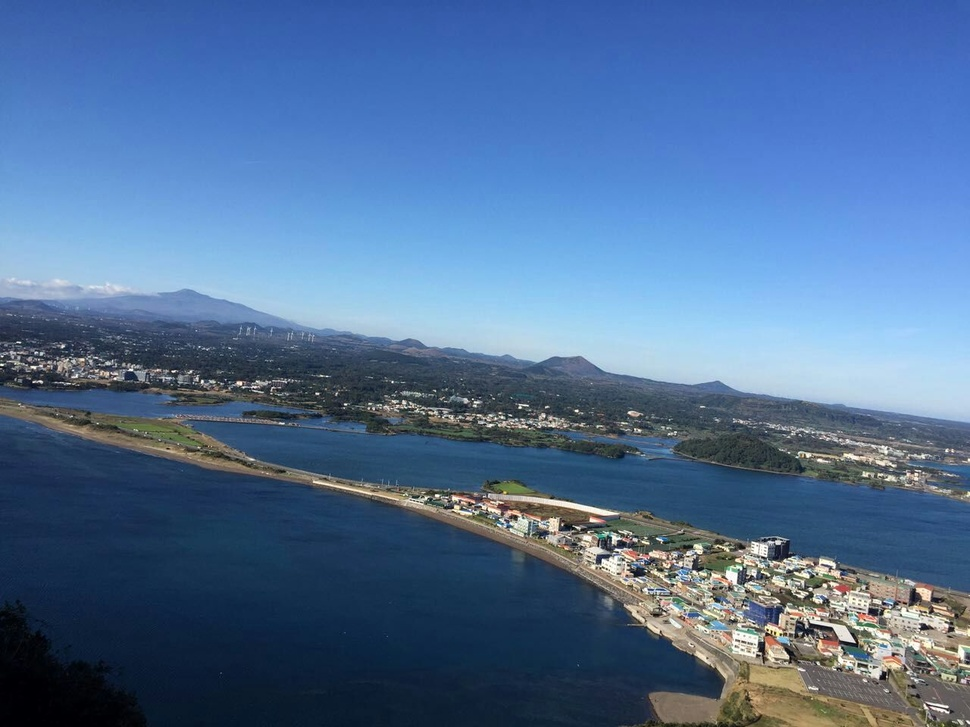
#> input picture opencv/0001.jpg, 970 x 727 px, shrunk from 1280 x 960 before the run
$ python '014_图像梯度.py'   (older library calls are emulated)
#> lines starting #> are read from the running program, lines starting #| are printed output that depends on the picture; after the words box and inside, x2 and y2 are one past the last pixel; in counts of white or black regions, pixels touching at a corner belong together
# -*- coding: utf-8 -*-
"""
Created on Fri Apr 12 15:59:05 2019

@author: yangna

@e-mail: ityangna0402@163.com
"""

import cv2

#求导,提供三种不同的梯度滤波器(高通滤波器)
#Sobel一阶导数,Scharr(对Sobel使用小的卷积核求解梯度角度的优化)和Laplacian二阶导数
# Sobel算子:算是高斯平滑与微分操作的结合体,抗噪声能力很好,可以设定求导的方向和使用卷积核的大小
#  若卷积核大小是-1,会使用3*3的Scharr滤波器,效果比3*3的Sobel滤波器好(速度相同)
#  3*3的Scharr滤波器
#   x方向:[[-3, 0, 3], [-10, 0, 10], [-3, 0, 3]]
#   y方向:[[-3, -10, -3], [0, 0, 0], [3, 10, 3]]
# Laplacian算子:可以使用二阶导数的形式定义,假设其离散实现类似于二阶Sobel导数
#  K = [[0, 1, 0], [1, -4, 1], [0, 1, 0]]

img = cv2.imread('0001.jpg', 0)
#> img: shape (727, 970); min 0, max 255, mean 106.4
laplacian = cv2.Laplacian(img, cv2.CV_64F)#输出图像的深度cv2.CV_64F,如果是-1就和输入保持一致
sobelx = cv2.Sobel(img, cv2.CV_64F, 1, 0, ksize=5)#只在(1,0)x方向求一阶导数,最大可以求二阶导数
sobely = cv2.Sobel(img, cv2.CV_64F, 0, 1, ksize=5)#只在(0,1)y方向求一阶导数,最大可以求二阶导数
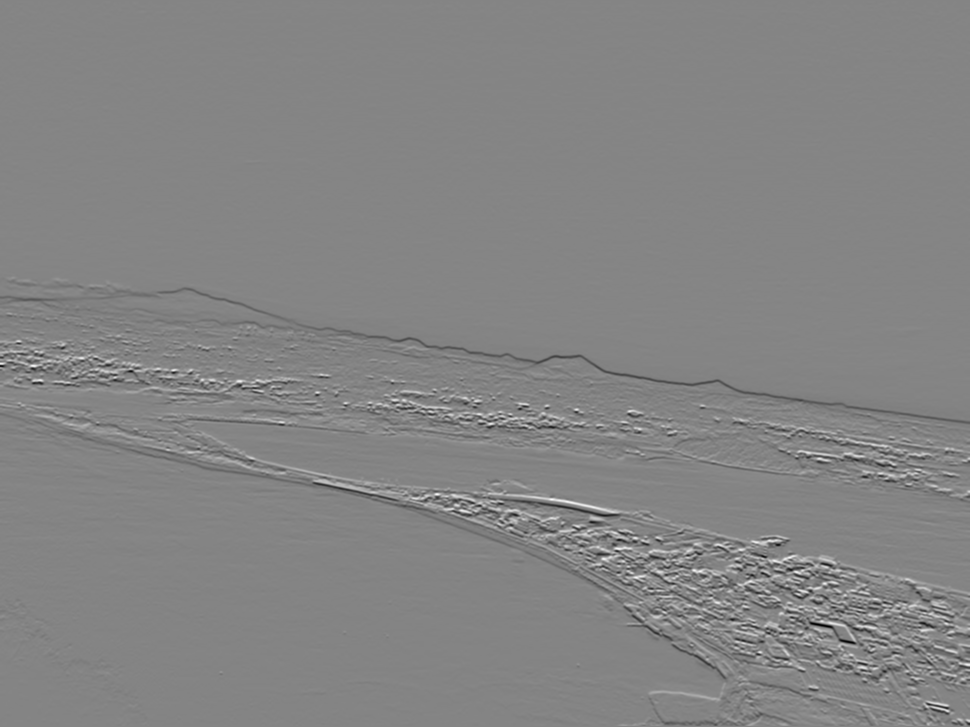
#> sobely: shape (727, 970) float64; min -10452, max 9663, mean -7.3; drawn with min black and max white
cv2.imshow('laplacian', laplacian)
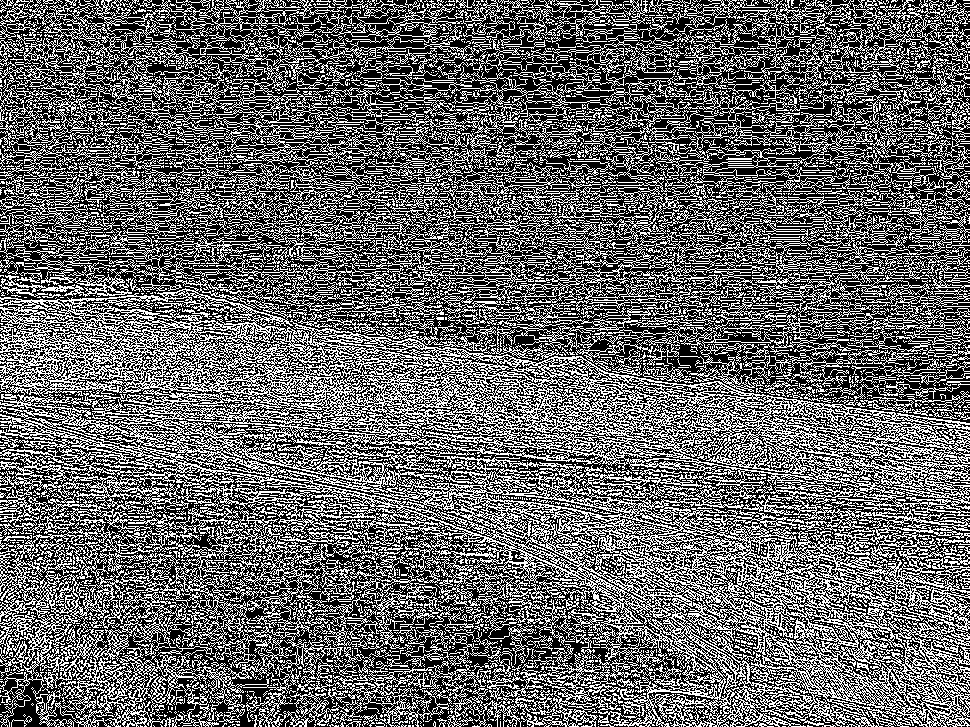
#> window 'laplacian': shape (727, 970); 40% white in thin lines or dots
cv2.imshow('sobelx', sobelx)
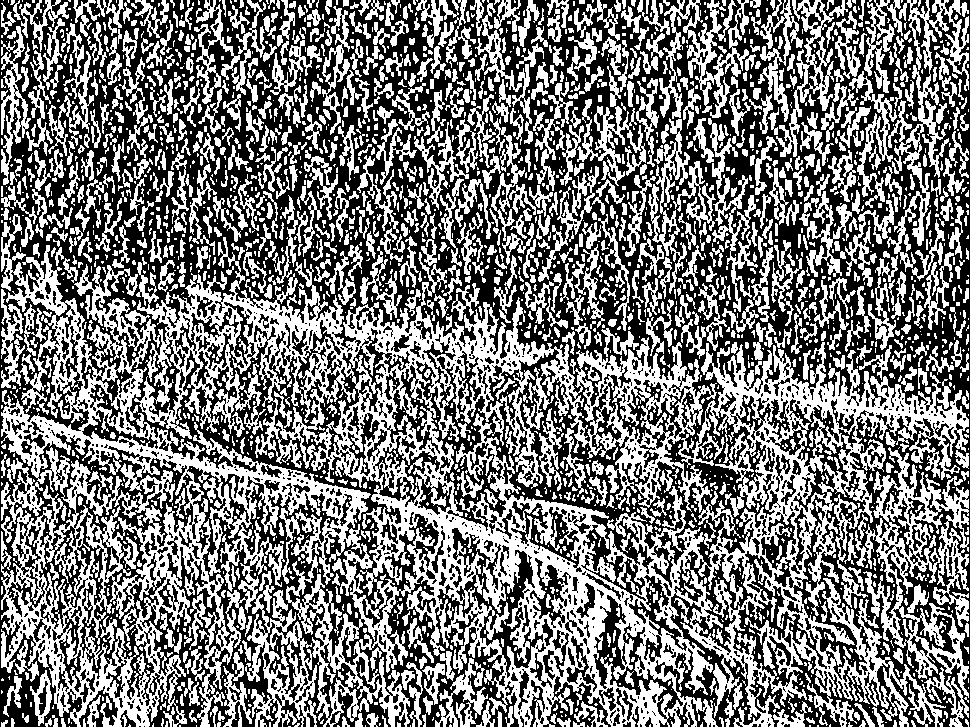
#> window 'sobelx': shape (727, 970); 47.3% white; 2601 white regions (1571 under 20 px), largest, box (x1, y1, x2, y2) and area: (1, 214, 969, 727) 181089, (887, 0, 969, 272) 5144, (659, 0, 749, 119) 3627
cv2.imshow('sobely', sobely)
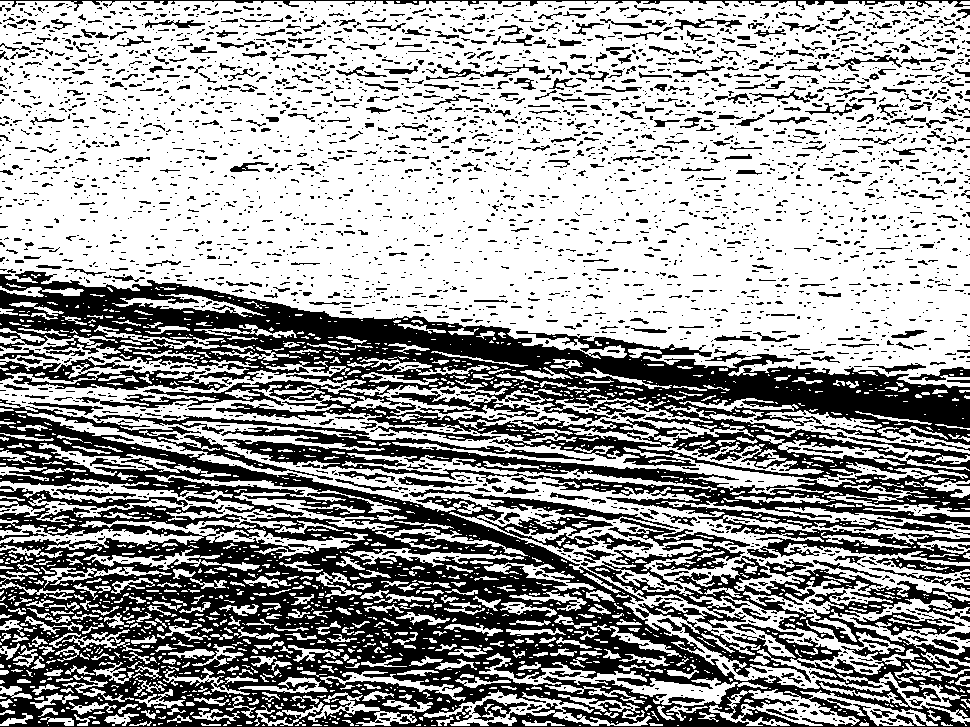
#> window 'sobely': shape (727, 970); 61.9% white; 3494 black regions (2839 under 20 px), largest, box (x1, y1, x2, y2) and area: (0, 399, 970, 727) 108461, (0, 271, 970, 563) 84140, (587, 518, 970, 719) 17302

'''为何使用cv2.CV_64F
 从黑到白的边界的导数是整数
 从白到黑的边界点导数是负数
 若原图像的深度是np.int8时,所有的负值都会被截断变成0(把边界丢失掉)
 如果这两种边界你都想检测到,最好的办法就是将输出的数据类型设置的更高
 取绝对值然后再把它转回到cv2.CV_8U'''
sobelx8u = cv2.Sobel(img, cv2.CV_8U, 1,0, ksize=5)
cv2.imshow('sobelx8u', sobelx8u)
import numpy as np
abs_sobel64f = np.absolute(sobelx)
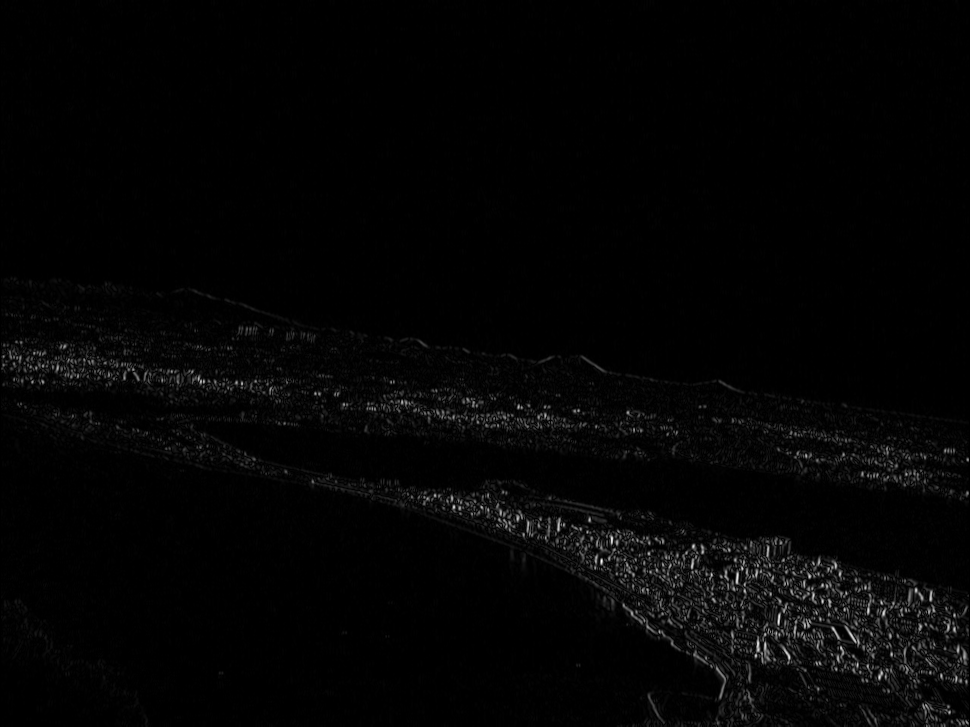
#> abs_sobel64f: shape (727, 970) float64; min 0, max 9978, mean 185.8; drawn with min black and max white
sobel_8u = np.uint8(abs_sobel64f)
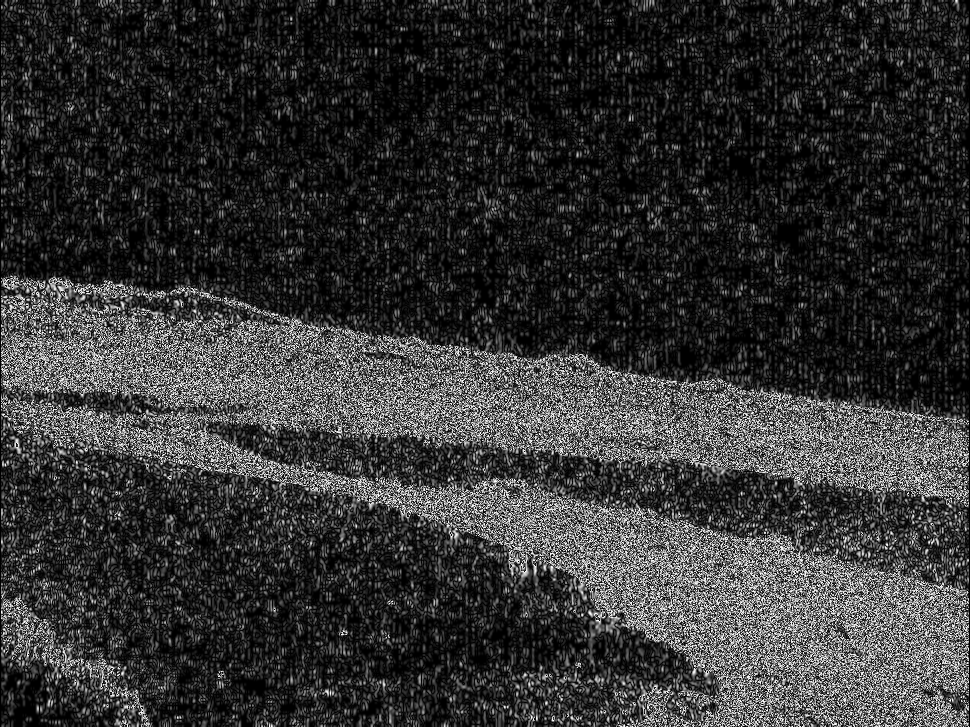
#> sobel_8u: shape (727, 970); min 0, max 255, mean 51.1
cv2.imshow('sobel_8u', sobel_8u)

cv2.waitKey(0)
cv2.destroyAllWindows()

$ run again, with opencv/0002.jpg copied over opencv/0001.jpg
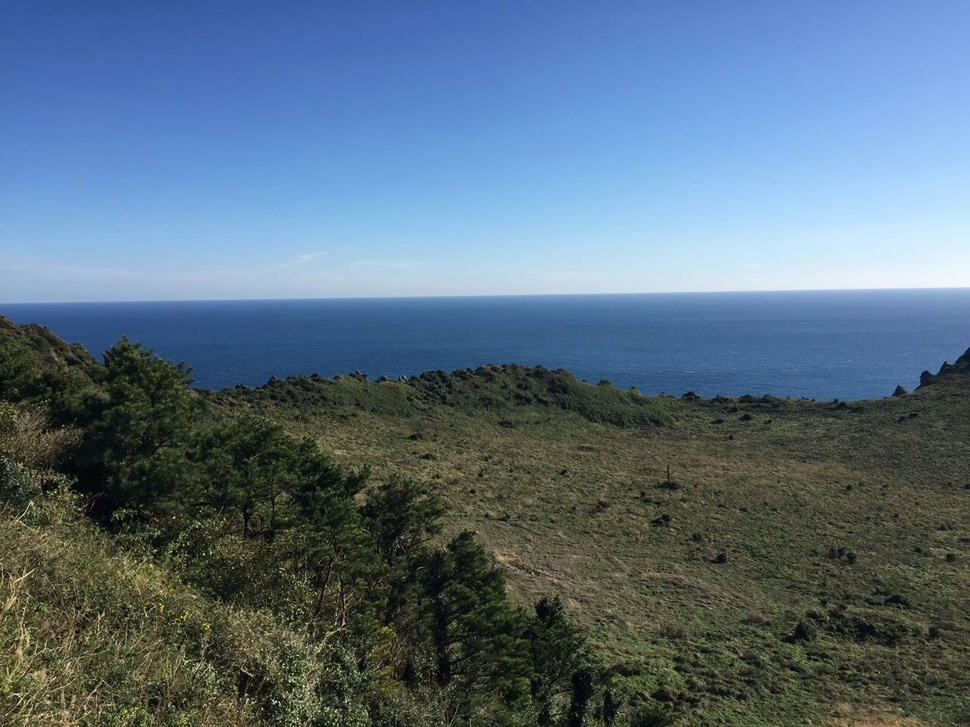
#> input picture opencv/0002.jpg, 970 x 727 px, shrunk from 1280 x 960 before the run
#> `cv2.imshow('laplacian', laplacian)`:
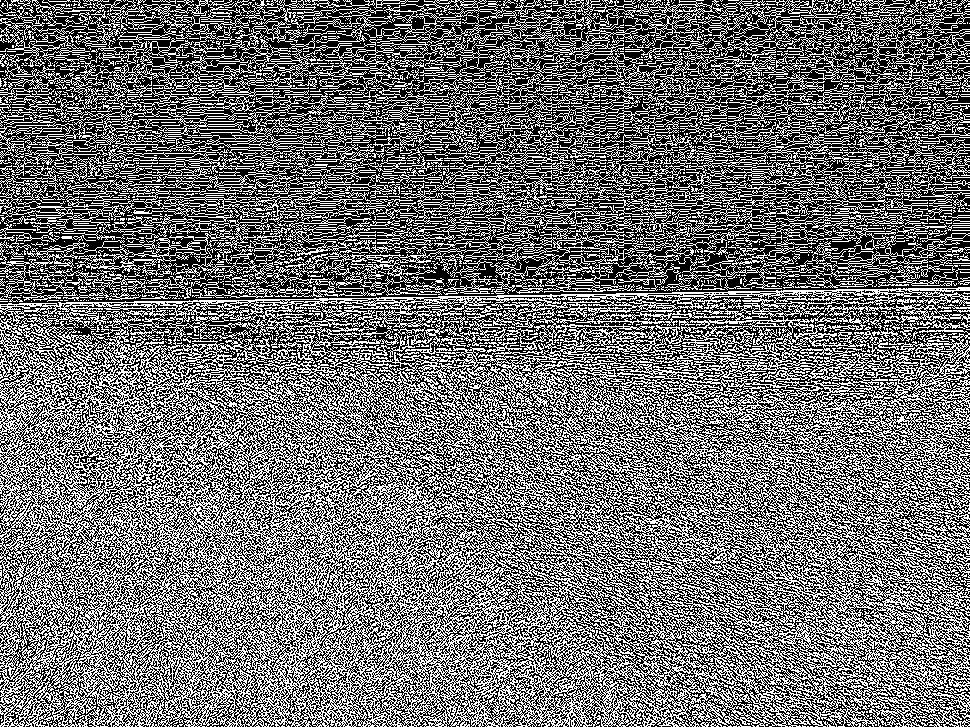
#> window 'laplacian': shape (727, 970); 43.7% white in thin lines or dots
#> `sobel_8u = np.uint8(abs_sobel64f)`:
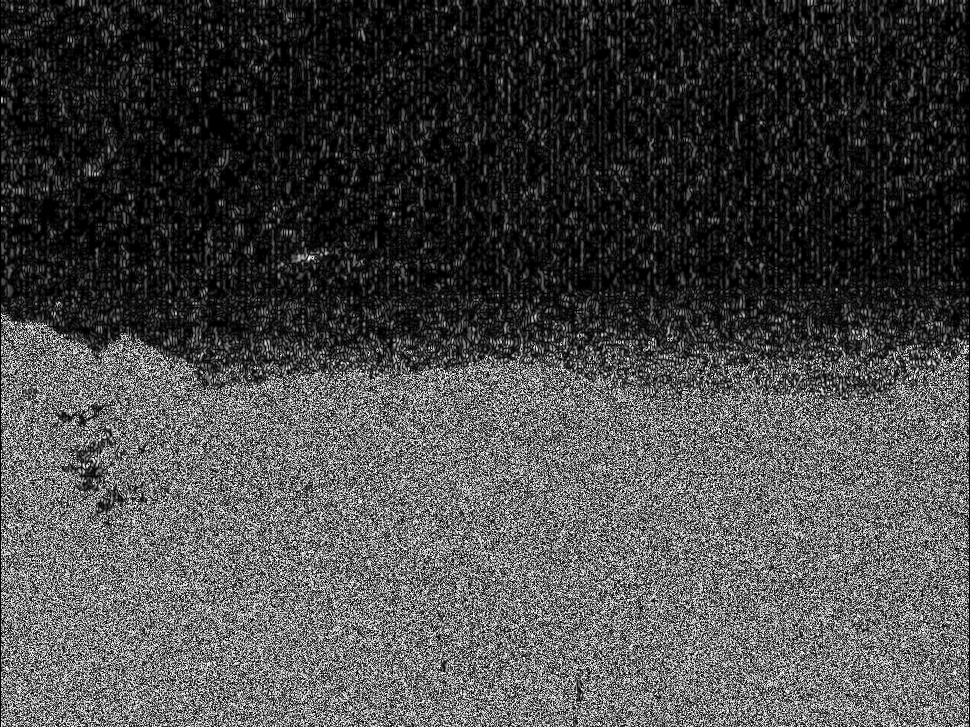
#> sobel_8u: shape (727, 970); min 0, max 255, mean 71.6

$ run again, with opencv/0003.jpg copied over opencv/0001.jpg
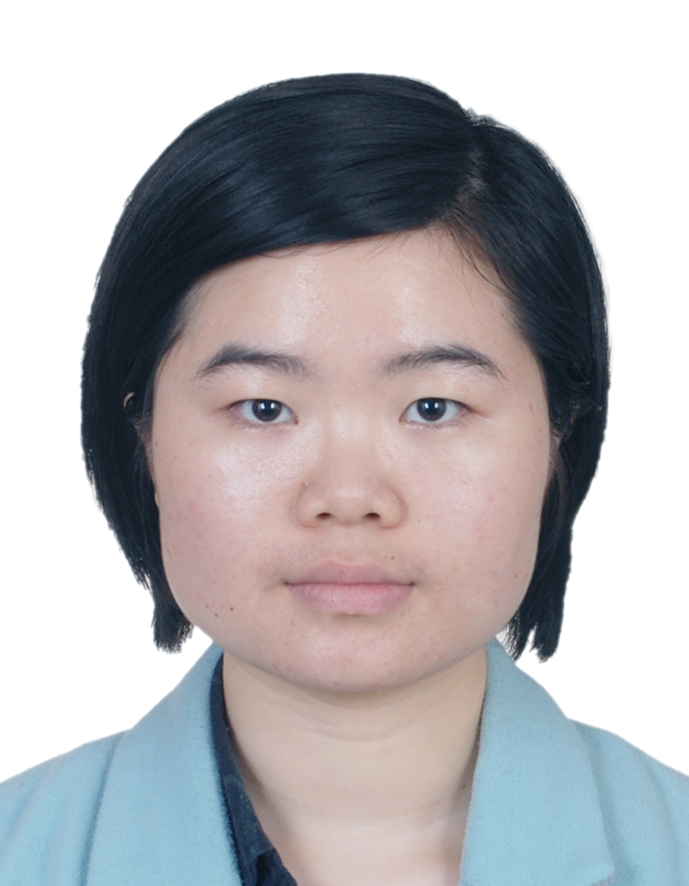
#> input picture opencv/0003.jpg, 689 x 886 px
#> `cv2.imshow('laplacian', laplacian)`:
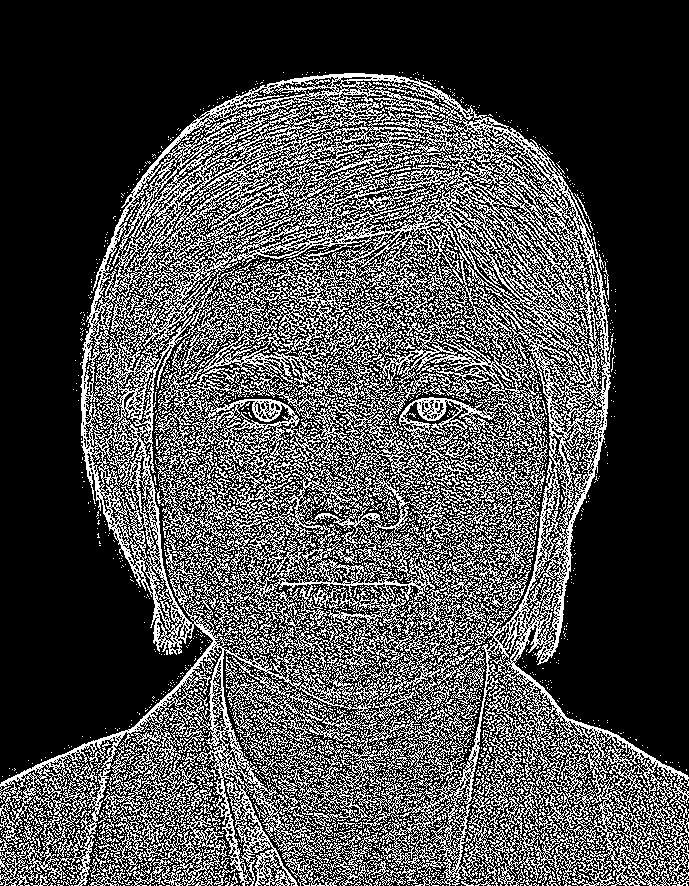
#> window 'laplacian': shape (886, 689); 29.3% white in thin lines or dots
#> `sobel_8u = np.uint8(abs_sobel64f)`:
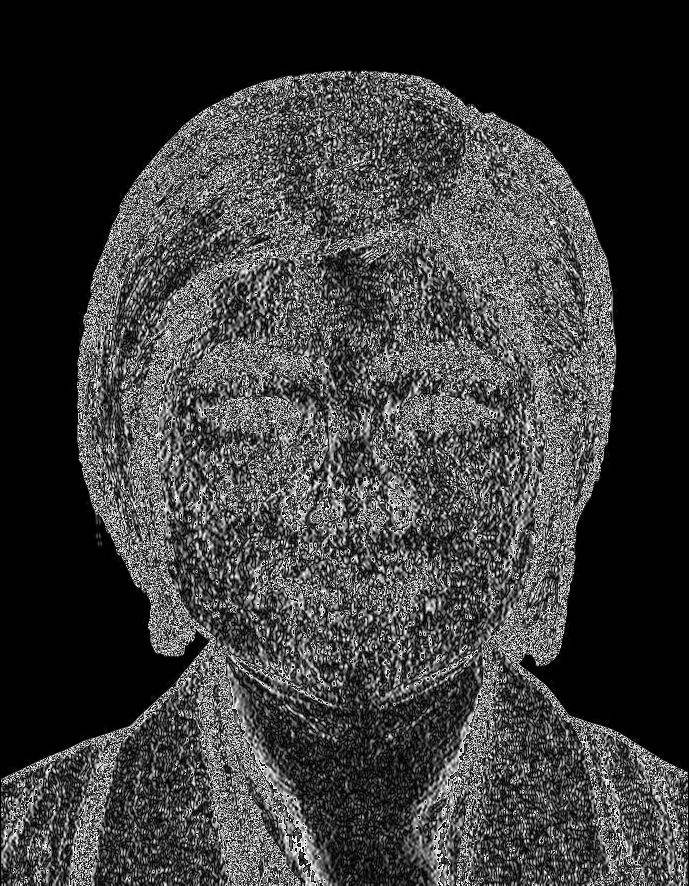
#> sobel_8u: shape (886, 689); min 0, max 255, mean 59.1
